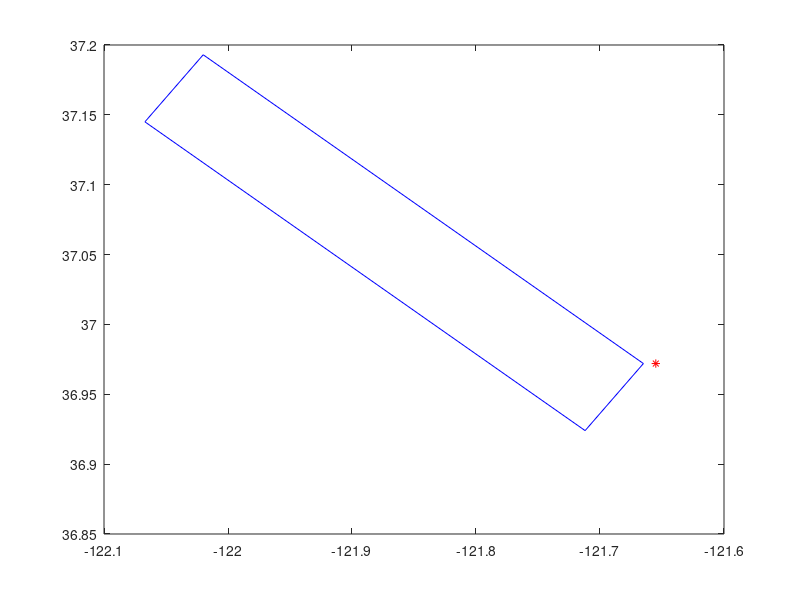

This chart was generated by the following MATLAB code: (Note: this script raises an error after producing the figure.)
% function mindist = dist2plane(stnlon,stnlat,faultmatmain)
% finds the closest distance from a station to any point on a
% fault plane

%% test data
% clear all;
% stnlat = 63.650;
% stnlon = -147.267;
% faultmatmain =[-147.807 63.434 0.000
%                 -147.210 63.472 0.000
%                 -147.267 63.650 22.294
%                 -147.864 63.613 22.294
%                 -147.807 63.434 0.000
%                 NaN NaN NaN 
%                 -146.951 63.551 0.000
%                 -147.551 63.518 0.000
%                 -147.551 63.518 30.000
%                 -146.951 63.551 30.000
%                 -146.951 63.551 0.000
%                 NaN NaN NaN 
%                 -145.968 63.453 0.000
%                 -146.952 63.547 0.000
%                 -146.952 63.547 30.000
%                 -145.968 63.453 30.000
%                 -145.968 63.453 0.000
%                 NaN NaN NaN 
%                 -143.586 62.872 0.000
%                 -145.996 63.427 0.000
%                 -145.996 63.427 30.000
%                 -143.586 62.872 30.000
%                 -143.586 62.872 0.000
%                 NaN NaN NaN 
%                 -142.500 62.114 0.000
%                 -143.669 62.831 0.000
%                 -143.669 62.831 30.000
%                 -142.500 62.114 30.000
%                 -142.500 62.114 0.000];
%        
%[stnlon,stnlat]
%[faultmat(:,1),faultmat(:,2)]
% stnlat = 63.434;
% stnlon = -147.807;
stnlat = 36.972;
stnlon = -121.655;

faultmatmain = [-121.665	36.972	1.500
                -122.020	37.193	1.500
                -122.067	37.145	20.294
                -121.712	36.924	20.294
                -121.665	36.972	1.500];

% faultmatmain = [-118.465	34.394	3.000 
%                 -118.275	34.337	3.000 
%                 -118.240	34.416	15.944
%                 -118.430	34.473	15.944
%                 -118.465	34.394	3.000
%                 NaN NaN NaN                       
%                 -118.463	34.388	0.000 
%                 -118.277	34.347	0.000 
%                 -118.254	34.416	7.990 
%                 -118.441	34.457	7.990 
%                 -118.463	34.388	0.000];

figure(1)
plot(faultmatmain(:,1),faultmatmain(:,2),'b-',stnlon,stnlat,'r*');
clear dist dist2poly;

%% check to see if multi-dimensions
nanind = find(isnan(faultmatmain(:,1)));
nanind = [0 nanind' length(faultmatmain(:,1))+1];
mindist = 99999999;

for mf = 1:length(nanind)-1
%     disp(mindist)
    faultmat = faultmatmain(nanind(mf)+1:nanind(mf+1)-1,:);

    %% if fault has vertical dimensions
    % iterate around fault to find shortest distance
    tmpdist1 = 9999999;
    for i = 1:length(faultmat(:,1))-1
        [edgedist edgeaz] = distance(faultmat(i,2),faultmat(i,1), ...
                                     faultmat(i+1,2),faultmat(i+1,1));
        edgevect = 0:0.0001:edgedist;
        [tmplat tmplon] = reckon(faultmat(i,2),faultmat(i,1),edgevect,edgeaz);
        tmpdist2 = distance(stnlat,stnlon,tmplat,tmplon);
        if min(tmpdist2) < tmpdist1
            tmpdist1 = min(tmpdist2);
        end
    end
    dist2poly = deg2km(tmpdist1);
    
    %% in poly
    inpoly = p_poly_dist(stnlon,stnlat,faultmat(:,1),faultmat(:,2));

    if max(faultmat(:,3)) > 0
        %% find top coords
        topInd = find(faultmat(:,3) == min(faultmat(:,3)));
%         topInd = topInd(1);
        [dist2top topaz] = distance(stnlat,stnlon,faultmat(topInd,2),faultmat(topInd,1));
        dist2top = deg2km(dist2top);
        minTopInd = find(dist2top == min(dist2top));
        dist2top = dist2top(minTopInd(1));
        topaz = topaz(minTopInd(1));
        topLat = faultmat(minTopInd(1),2);
        topLon = faultmat(minTopInd(1),1);

        %% find bottom coords
        botInd = find(faultmat(:,3) == max(faultmat(:,3)));
        [dist2bot botaz] = distance(stnlat,stnlon,faultmat(botInd,2),faultmat(botInd,1));
        dist2bot = deg2km(dist2bot);
        minBotInd = find(dist2bot == min(dist2bot));
        dist2bot = dist2bot(minBotInd(1));
        botaz = botaz(minBotInd(1));
        botLat = faultmat(botInd(minBotInd(1)),2);
        botLon = faultmat(botInd(minBotInd(1)),1);
        if dist2poly > dist2bot-0.25 & dist2poly < dist2bot+0.25
            dist2poly = dist2bot;
        end

        %% get surface dist from top to bottom
        [top2botdist az] = distance(topLat,topLon,botLat,botLon);
        top2botdist = deg2km(top2botdist);

        %% get dist along fault from top edge
        if top2botdist ~= 0
            distonfault = sqrt(dist2top^2 + dist2poly^2);
            topaz180 = topaz+180;
            if topaz180 > 360
                topaz180 = topaz180 - 360;
            end
            az_top2site = az - topaz180;
            distonfault = dist2top * cos(az_top2site*pi/180);
            dep2fault = interp1([0 top2botdist],[min(faultmat(:,3)) max(faultmat(:,3))], ...
                        distonfault,'linear','extrap');
            if dep2fault > max(faultmat(:,3))
                dep2fault = max(faultmat(:,3));
            end
            if dep2fault < min(faultmat(:,3))
                dep2fault = min(faultmat(:,3));
            end
            dipangle = atan((max(faultmat(:,3)) - min(faultmat(:,3)))/top2botdist);
        end
                        
        %% if site above fault plane projection
        if inpoly <= 0 & top2botdist ~= 0            
            % vertical dist
            vertdist = dep2fault;
            %  dist to top edge
            topedgedist = sqrt(distonfault^2 + min(faultmat(:,3))^2);
            if vertdist <= topedgedist
                dist = vertdist;
            else
                dist = topedgedist; 
            end
        %% if site just outside fault projection to side
        elseif dist2poly < dist2top && dist2poly < dist2bot ...
               && dep2fault > min (faultmat(:,3)) && dep2fault < max(faultmat(:,3))
            % vertical dist
            vertdist = sqrt(dep2fault^2 + dist2poly^2);
            %  dist to top edge
            topedgedist = sqrt(dist2top^2 + min(faultmat(:,3))^2);
            if vertdist <= topedgedist
                dist = vertdist;
            else
                dist = topedgedist; 
            end
            
        %% if site bottom
        elseif dist2poly < dist2top && dist2poly < dist2bot && dist2bot < dist2top
            % vertical dist
            vertdist = sqrt(dep2fault^2 + dist2poly^2);
            %  dist to top edge
            topedgedist = sqrt(distonfault^2 + min(faultmat(:,3))^2);
            if vertdist <= topedgedist
                dist = vertdist;
            else
                dist = topedgedist; 
            end
        
        %% if site closer to top
        elseif dist2top < dist2bot
            dist = sqrt(min(faultmat(:,3))^2 + dist2poly^2);
            dist
            'test'
        %% if site bottom to the side
        elseif dist2bot < dist2top
            % get horiz distance
            if dist2poly > dist2bot-0.25 & dist2poly < dist2bot+0.25
                horizdist = dist2poly;
            end
            vertdist = sqrt(max(faultmat(:,3))^2 + horizdist^2);
            %  dist to top edge
            topedgedist = sqrt(dist2top^2 + min(faultmat(:,3))^2);
            if vertdist <= topedgedist
                dist = vertdist;
            else
                dist = topedgedist; 
            end
        %% if perfectly verticalfault
        elseif faultmat(1,1) == faultmat(2,1) & faultmat(1,2) == faultmat(2,2)
            dist = dist2poly;
        elseif faultmat(2,1) == faultmat(3,1) & faultmat(2,2) == faultmat(3,2)
            dist = dist2poly;  
        end
    %% else if surface trace only
    else
        dist = dist2poly;
    end
    dist
    mindist
    if dist < mindist
        mindist = dist;
    end
    dist2poly
    mindist
end






    